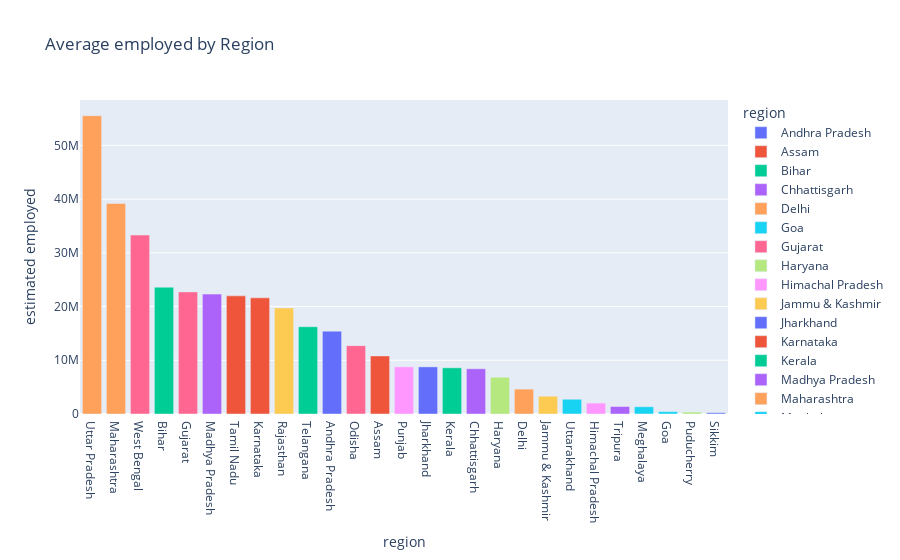

This figure's notebook cell:
### Markdown cell above
##### Estimated Employed Rate by Region

### Code cell
# Bar Plot of Average Estimated employed Rate by Region
mean_employed_by_region = my_df.groupby('region')['estimated employed'].mean().reset_index()
fig = px.bar(
    mean_employed_by_region,
    x='region',
    y='estimated employed',
    color='region',
    title='Average employed by Region'
)
fig.update_layout(xaxis={'categoryorder': 'total descending'})
fig.show()

### Figure 1 — Plotly figure (JSON) as saved in the notebook; plotly's stock layout.template omitted (floating-point values rounded to 4 significant figures)
{"data": [{"alignmentgroup": "True", "hovertemplate": "region=%{x}<br>estimated employed=%{y}<extra></extra>", "legendgroup": "Andhra Pradesh", "marker": {"color": "#636efa", "pattern": {"shape": ""}}, "name": "Andhra Pradesh", "offsetgroup": "Andhra Pradesh", "orientation": "v", "showlegend": true, "textposition": "auto", "type": "bar", "x": ["Andhra Pradesh"], "xaxis": "x", "y": [15425480], "yaxis": "y"}, {"alignmentgroup": "True", "hovertemplate": "region=%{x}<br>estimated employed=%{y}<extra></extra>", "legendgroup": "Assam", "marker": {"color": "#EF553B", "pattern": {"shape": ""}}, "name": "Assam", "offsetgroup": "Assam", "orientation": "v", "showlegend": true, "textposition": "auto", "type": "bar", "x": ["Assam"], "xaxis": "x", "y": [10810000.0], "yaxis": "y"}, {"alignmentgroup": "True", "hovertemplate": "region=%{x}<br>estimated employed=%{y}<extra></extra>", "legendgroup": "Bihar", "marker": {"color": "#00cc96", "pattern": {"shape": ""}}, "name": "Bihar", "offsetgroup": "Bihar", "orientation": "v", "showlegend": true, "textposition": "auto", "type": "bar", "x": ["Bihar"], "xaxis": "x", "y": [23606828], "yaxis": "y"}, {"alignmentgroup": "True", "hovertemplate": "region=%{x}<br>estimated employed=%{y}<extra></extra>", "legendgroup": "Chhattisgarh", "marker": {"color": "#ab63fa", "pattern": {"shape": ""}}, "name": "Chhattisgarh", "offsetgroup": "Chhattisgarh", "orientation": "v", "showlegend": true, "textposition": "auto", "type": "bar", "x": ["Chhattisgarh"], "xaxis": "x", "y": [8421000.0], "yaxis": "y"}, {"alignmentgroup": "True", "hovertemplate": "region=%{x}<br>estimated employed=%{y}<extra></extra>", "legendgroup": "Delhi", "marker": {"color": "#FFA15A", "pattern": {"shape": ""}}, "name": "Delhi", "offsetgroup": "Delhi", "orientation": "v", "showlegend": true, "textposition": "auto", "type": "bar", "x": ["Delhi"], "xaxis": "x", "y": [4633000.0], "yaxis": "y"}, {"alignmentgroup": "True", "hovertemplate": "region=%{x}<br>estimated employed=%{y}<extra></extra>", "legendgroup": "Goa", "marker": {"color": "#19d3f3", "pattern": {"shape": ""}}, "name": "Goa", "offsetgroup": "Goa", "orientation": "v", "showlegend": true, "textposition": "auto", "type": "bar", "x": ["Goa"], "xaxis": "x", "y": [442400.0], "yaxis": "y"}, {"alignmentgroup": "True", "hovertemplate": "region=%{x}<br>estimated employed=%{y}<extra></extra>", "legendgroup": "Gujarat", "marker": {"color": "#FF6692", "pattern": {"shape": ""}}, "name": "Gujarat", "offsetgroup": "Gujarat", "orientation": "v", "showlegend": true, "textposition": "auto", "type": "bar", "x": ["Gujarat"], "xaxis": "x", "y": [22730000.0], "yaxis": "y"}, {"alignmentgroup": "True", "hovertemplate": "region=%{x}<br>estimated employed=%{y}<extra></extra>", "legendgroup": "Haryana", "marker": {"color": "#B6E880", "pattern": {"shape": ""}}, "name": "Haryana", "offsetgroup": "Haryana", "orientation": "v", "showlegend": true, "textposition": "auto", "type": "bar", "x": ["Haryana"], "xaxis": "x", "y": [6844059], "yaxis": "y"}, {"alignmentgroup": "True", "hovertemplate": "region=%{x}<br>estimated employed=%{y}<extra></extra>", "legendgroup": "Himachal Pradesh", "marker": {"color": "#FF97FF", "pattern": {"shape": ""}}, "name": "Himachal Pradesh", "offsetgroup": "Himachal Pradesh", "orientation": "v", "showlegend": true, "textposition": "auto", "type": "bar", "x": ["Himachal Pradesh"], "xaxis": "x", "y": [2034000.0], "yaxis": "y"}, {"alignmentgroup": "True", "hovertemplate": "region=%{x}<br>estimated employed=%{y}<extra></extra>", "legendgroup": "Jammu & Kashmir", "marker": {"color": "#FECB52", "pattern": {"shape": ""}}, "name": "Jammu & Kashmir", "offsetgroup": "Jammu & Kashmir", "orientation": "v", "showlegend": true, "textposition": "auto", "type": "bar", "x": ["Jammu & Kashmir"], "xaxis": "x", "y": [3310000.0], "yaxis": "y"}, {"alignmentgroup": "True", "hovertemplate": "region=%{x}<br>estimated employed=%{y}<extra></extra>", "legendgroup": "Jharkhand", "marker": {"color": "#636efa", "pattern": {"shape": ""}}, "name": "Jharkhand", "offsetgroup": "Jharkhand", "orientation": "v", "showlegend": true, "textposition": "auto", "type": "bar", "x": ["Jharkhand"], "xaxis": "x", "y": [8771000.0], "yaxis": "y"}, {"alignmentgroup": "True", "hovertemplate": "region=%{x}<br>estimated employed=%{y}<extra></extra>", "legendgroup": "Karnataka", "marker": {"color": "#EF553B", "pattern": {"shape": ""}}, "name": "Karnataka", "offsetgroup": "Karnataka", "orientation": "v", "showlegend": true, "textposition": "auto", "type": "bar", "x": ["Karnataka"], "xaxis": "x", "y": [21620000.0], "yaxis": "y"}, {"alignmentgroup": "True", "hovertemplate": "region=%{x}<br>estimated employed=%{y}<extra></extra>", "legendgroup": "Kerala", "marker": {"color": "#00cc96", "pattern": {"shape": ""}}, "name": "Kerala", "offsetgroup": "Kerala", "orientation": "v", "showlegend": true, "textposition": "auto", "type": "bar", "x": ["Kerala"], "xaxis": "x", "y": [8597000.0], "yaxis": "y"}, {"alignmentgroup": "True", "hovertemplate": "region=%{x}<br>estimated employed=%{y}<extra></extra>", "legendgroup": "Madhya Pradesh", "marker": {"color": "#ab63fa", "pattern": {"shape": ""}}, "name": "Madhya Pradesh", "offsetgroup": "Madhya Pradesh", "orientation": "v", "showlegend": true, "textposition": "auto", "type": "bar", "x": ["Madhya Pradesh"], "xaxis": "x", "y": [22320000.0], "yaxis": "y"}, {"alignmentgroup": "True", "hovertemplate": "region=%{x}<br>estimated employed=%{y}<extra></extra>", "legendgroup": "Maharashtra", "marker": {"color": "#FFA15A", "pattern": {"shape": ""}}, "name": "Maharashtra", "offsetgroup": "Maharashtra", "orientation": "v", "showlegend": true, "textposition": "auto", "type": "bar", "x": ["Maharashtra"], "xaxis": "x", "y": [39200000.0], "yaxis": "y"}, {"alignmentgroup": "True", "hovertemplate": "region=%{x}<br>estimated employed=%{y}<extra></extra>", "legendgroup": "Meghalaya", "marker": {"color": "#19d3f3", "pattern": {"shape": ""}}, "name": "Meghalaya", "offsetgroup": "Meghalaya", "orientation": "v", "showlegend": true, "textposition": "auto", "type": "bar", "x": ["Meghalaya"], "xaxis": "x", "y": [1350000.0], "yaxis": "y"}, {"alignmentgroup": "True", "hovertemplate": "region=%{x}<br>estimated employed=%{y}<extra></extra>", "legendgroup": "Odisha", "marker": {"color": "#FF6692", "pattern": {"shape": ""}}, "name": "Odisha", "offsetgroup": "Odisha", "orientation": "v", "showlegend": true, "textposition": "auto", "type": "bar", "x": ["Odisha"], "xaxis": "x", "y": [12730000.0], "yaxis": "y"}, {"alignmentgroup": "True", "hovertemplate": "region=%{x}<br>estimated employed=%{y}<extra></extra>", "legendgroup": "Puducherry", "marker": {"color": "#B6E880", "pattern": {"shape": ""}}, "name": "Puducherry", "offsetgroup": "Puducherry", "orientation": "v", "showlegend": true, "textposition": "auto", "type": "bar", "x": ["Puducherry"], "xaxis": "x", "y": [365300.0], "yaxis": "y"}, {"alignmentgroup": "True", "hovertemplate": "region=%{x}<br>estimated employed=%{y}<extra></extra>", "legendgroup": "Punjab", "marker": {"color": "#FF97FF", "pattern": {"shape": ""}}, "name": "Punjab", "offsetgroup": "Punjab", "orientation": "v", "showlegend": true, "textposition": "auto", "type": "bar", "x": ["Punjab"], "xaxis": "x", "y": [8783000.0], "yaxis": "y"}, {"alignmentgroup": "True", "hovertemplate": "region=%{x}<br>estimated employed=%{y}<extra></extra>", "legendgroup": "Rajasthan", "marker": {"color": "#FECB52", "pattern": {"shape": ""}}, "name": "Rajasthan", "offsetgroup": "Rajasthan", "orientation": "v", "showlegend": true, "textposition": "auto", "type": "bar", "x": ["Rajasthan"], "xaxis": "x", "y": [19730000.0], "yaxis": "y"}, {"alignmentgroup": "True", "hovertemplate": "region=%{x}<br>estimated employed=%{y}<extra></extra>", "legendgroup": "Sikkim", "marker": {"color": "#636efa", "pattern": {"shape": ""}}, "name": "Sikkim", "offsetgroup": "Sikkim", "orientation": "v", "showlegend": true, "textposition": "auto", "type": "bar", "x": ["Sikkim"], "xaxis": "x", "y": [234500.0], "yaxis": "y"}, {"alignmentgroup": "True", "hovertemplate": "region=%{x}<br>estimated employed=%{y}<extra></extra>", "legendgroup": "Tamil Nadu", "marker": {"color": "#EF553B", "pattern": {"shape": ""}}, "name": "Tamil Nadu", "offsetgroup": "Tamil Nadu", "orientation": "v", "showlegend": true, "textposition": "auto", "type": "bar", "x": ["Tamil Nadu"], "xaxis": "x", "y": [21990000.0], "yaxis": "y"}, {"alignmentgroup": "True", "hovertemplate": "region=%{x}<br>estimated employed=%{y}<extra></extra>", "legendgroup": "Telangana", "marker": {"color": "#00cc96", "pattern": {"shape": ""}}, "name": "Telangana", "offsetgroup": "Telangana", "orientation": "v", "showlegend": true, "textposition": "auto", "type": "bar", "x": ["Telangana"], "xaxis": "x", "y": [16240000.0], "yaxis": "y"}, {"alignmentgroup": "True", "hovertemplate": "region=%{x}<br>estimated employed=%{y}<extra></extra>", "legendgroup": "Tripura", "marker": {"color": "#ab63fa", "pattern": {"shape": ""}}, "name": "Tripura", "offsetgroup": "Tripura", "orientation": "v", "showlegend": true, "textposition": "auto", "type": "bar", "x": ["Tripura"], "xaxis": "x", "y": [1397000.0], "yaxis": "y"}, {"alignmentgroup": "True", "hovertemplate": "region=%{x}<br>estimated employed=%{y}<extra></extra>", "legendgroup": "Uttar Pradesh", "marker": {"color": "#FFA15A", "pattern": {"shape": ""}}, "name": "Uttar Pradesh", "offsetgroup": "Uttar Pradesh", "orientation": "v", "showlegend": true, "textposition": "auto", "type": "bar", "x": ["Uttar Pradesh"], "xaxis": "x", "y": [55524799], "yaxis": "y"}, {"alignmentgroup": "True", "hovertemplate": "region=%{x}<br>estimated employed=%{y}<extra></extra>", "legendgroup": "Uttarakhand", "marker": {"color": "#19d3f3", "pattern": {"shape": ""}}, "name": "Uttarakhand", "offsetgroup": "Uttarakhand", "orientation": "v", "showlegend": true, "textposition": "auto", "type": "bar", "x": ["Uttarakhand"], "xaxis": "x", "y": [2743000.0], "yaxis": "y"}, {"alignmentgroup": "True", "hovertemplate": "region=%{x}<br>estimated employed=%{y}<extra></extra>", "legendgroup": "West Bengal", "marker": {"color": "#FF6692", "pattern": {"shape": ""}}, "name": "West Bengal", "offsetgroup": "West Bengal", "orientation": "v", "showlegend": true, "textposition": "auto", "type": "bar", "x": ["West Bengal"], "xaxis": "x", "y": [33310000.0], "yaxis": "y"}], "layout": {"barmode": "relative", "legend": {"title": {"text": "region"}, "tracegroupgap": 0}, "title": {"text": "Average employed by Region"}, "xaxis": {"anchor": "y", "categoryarray": ["Andhra Pradesh", "Assam", "Bihar", "Chhattisgarh", "Delhi", "Goa", "Gujarat", "Haryana", "Himachal Pradesh", "Jammu & Kashmir", "Jharkhand", "Karnataka", "Kerala", "Madhya Pradesh", "Maharashtra", "Meghalaya", "Odisha", "Puducherry", "Punjab", "Rajasthan", "Sikkim", "Tamil Nadu", "Telangana", "Tripura", "Uttar Pradesh", "Uttarakhand", "West Bengal"], "categoryorder": "total descending", "domain": [0, 1], "title": {"text": "region"}}, "yaxis": {"anchor": "x", "domain": [0, 1], "title": {"text": "estimated employed"}}}}
